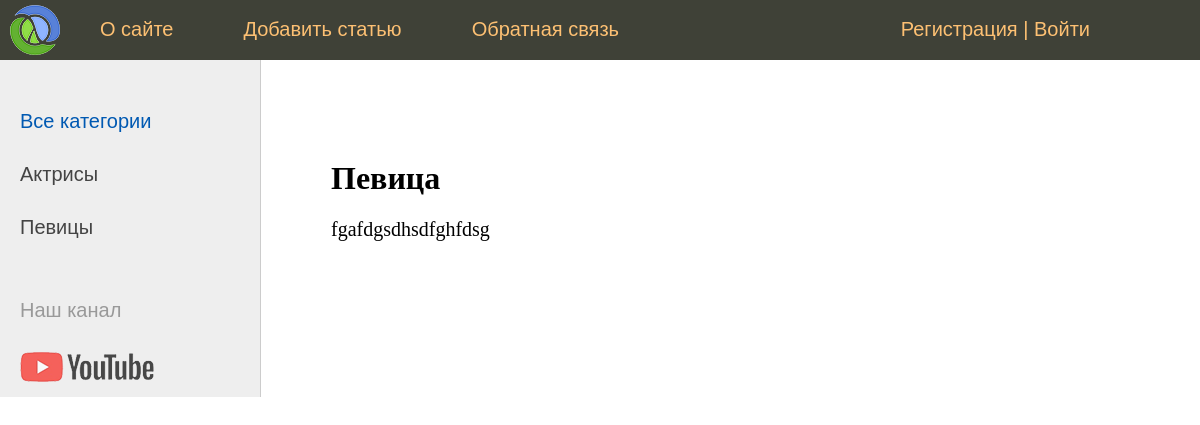
/post/pevica/, run on the app's committed database.
### women/models.py (models this page shows, shortened)
class Category(models.Model):
    name = models.CharField(max_length=100, db_index=True, verbose_name="Категория")
    slug = models.SlugField(max_length=255, unique=True, db_index=True, verbose_name="URL")
    def get_absolute_url(self):
        return reverse('category', kwargs={'cat_slug': self.slug})
    class Meta:
        verbose_name = 'Категория'
        verbose_name_plural = 'Категории'
        ordering = ['id']

class Women(models.Model):
    title = models.CharField(max_length=255, verbose_name="Заголовок")
    slug = models.SlugField(max_length=255, unique=True, db_index=True, verbose_name="URL")
    content = models.TextField(blank=True,verbose_name="Текст статьи")
    photo = models.ImageField(upload_to="photos/%Y/%m/%d/", verbose_name="Фото")
    time_create= models.DateTimeField(auto_now_add=True, verbose_name="Время создания")
    time_update= models.DateTimeField(auto_now=True, verbose_name="Время изменения")
    is_published = models.BooleanField(default=True, verbose_name="Публикация")
    cat = models.ForeignKey('Category', on_delete=models.PROTECT, verbose_name="Категории")
    def __str__(self):
        return self.title
    class Meta:
        verbose_name = 'Известные женщины'
        verbose_name_plural = 'Известные женщины'
        ordering = ['-time_create', 'title']

### women/views.py (the view)
# urls.py: path('post/<slug:post_slug>/', ShowPost.as_view() , name='post'),
class ShowPost(DataMixin,DetailView):
    model = Women
    template_name = 'women/post.html'
    slug_url_kwarg = 'post_slug'
    context_object_name = 'post'
    def get_context_data(self, *, object_list=None, **kwargs):
        context = super().get_context_data(**kwargs)
        c_def = self.get_context(title=context['post'])
        return dict(list(context.items()) + list(c_def.items()))

### women/utils.py (called while the page is built)
    def get_context(self,**kwargs):
        context=kwargs
        cats= Category.objects.all()
        context['menu']=menu
        context['cats']= cats
        if 'cat_selected' not in context:
            context['cat_selected']=0
        return context

### women/templates/women/post.html (shortened to what this page needs)
{% extends 'women/base.html' %}
{% block content %}
<h1>{{post.title}}</h1>
{{post.content|linebreaks}}
{% endblock %}

### women/templates/women/base.html (shortened to what this page needs)
{% load static %}
{% load women_tags %}
<!DOCTYPE html>
<html>
<head>
	<link type="text/css" href="{% static 'women/css/style.css' %}" rel="stylesheet" />
</head>
<body>
<table class="table-page" border=0 cellpadding="0" cellspacing="0">
<tr><td valign=top>
{% block mainmenu %}
		<div class="header">
			<ul id="mainmenu" class="mainmenu">
                            <li class="logo"><a href="{% url 'home' %}"><div class="logo"></div></a></li>
                        {% for m in menu %}
                            <li><a href="{% url m.url_name %}">{{m.title}}</a></li>
                        {% endfor %}
                            <li class="last">
                                {% if request.user.is_authenticated %}
<li class="last"> {{user.username}} | <a href="{% url 'logout' %}">Выйти</a></li>
{% else %}
<li class="last"><a href="{% url 'register' %}">Регистрация</a> | <a href="{% url 'login' %}">Войти</a></li>
{% endif %}
                            </li>
                            </ul>
{% endblock mainmenu %}
<table class="table-content" border=0 cellpadding="0" cellspacing="0">
<tr>
	<td valign="top" class="left-chapters">
	<ul id="leftchapters">
		{% if cat_selected == 0 %}
                   <li class="selected">Все категории</li>
{% else %}
                   <li><a href="{% url 'home' %}">Все категории</a></li>
{% endif %}
{% for c in cats %}
         {% if c.pk == cat_selected %}
                   <li class="selected">{{c.name}}</li>
         {% else %}
                   <li><a href="{{ c.get_absolute_url }}">{{c.name}}</a></li>
         {% endif %}
{% endfor %}
		<li class="share">
		<p>Наш канал</p>
		<a class="share-yt" href="https://www.youtube.com/channel/UClJzWfGWuGJL2t-3dYKcHTA/playlists" target="_blank" rel="nofollow"></a>
		</li>
	</ul>
</td>
<td valign="top" class="content">
	<div class="content-text">
{% block content %} {% endblock %}
	</div>
</td></tr></table>
</td></tr>
</body>
</html>

### women/static/women/css/style.css (style rules this page uses)
html, body { font-family: 'Arial'; margin: 0; padding: 0; height: 100%; width: 100%; color: #444; }
a { color: #0059b2; text-decoration: none; }
.table-page { width: 100%; height: 100%; vertical-align: top; }
.table-page tr { height: 100%; }
.header { background: #3F4137; height: 60px; }
.logo { background: url('../images/logo.png') no-repeat 10px 5px; width: 70px; height: 60px; }
ul.mainmenu { list-style: none; margin: 0; padding: 0; height: 60px; color: #fdc073; font-size: 20px; overflow: hidden; }
ul.mainmenu li { float: left; margin: 18px 40px 0 30px; }
ul.mainmenu li.logo { margin: 0; }
ul.mainmenu li.last { float: right; }
ul.mainmenu li a { color: #fdc073; text-decoration: none; }
.table-content { width: 100%; min-height: 100%; height: 100%; }
.left-chapters { margin: 0; background: #eee; border-right: 1px solid #ccc; min-height: 100%; }
.left-chapters ul { width: 230px; min-height: 100%; margin: 0; padding: 20px 10px 10px 20px; list-style: none; font-size: 20px; }
.left-chapters ul li { margin: 30px 0 0 0; color: #999; }
.left-chapters ul li.selected { color: #0059b2; }
.left-chapters ul li a { color: #444; text-decoration: none; }
.left-chapters ul li.share { margin: 60px 0 0 0; }
.left-chapters ul li.share p { margin: 30px 0 30px 0; }
.left-chapters ul li.share a { display: inline-block; width: 40px; height: 40px; margin: 0 20px 0 0; }
.left-chapters ul li.share a.share-yt { width: 100%; height: 30px; background: url('../images/share_yt.png') no-repeat 0 0 }
.content { padding: 40px 20px 20px 40px; width: 100%; box-sizing: border-box; }
.content-text { margin: 60px 0 0 30px; color: #000; font-size: 20px; font-family: Yandex Sans Display Light; }
.content-text h1 { font-size: 32px; }

### data on the page
Category: name "Актрисы"
Category: name "Певицы"
Women: title "Певица", content "fgafdgsdhsdfghfdsg"

### other printed values
{{ m.title }} "О сайте" "Добавить статью" "Обратная связь"
